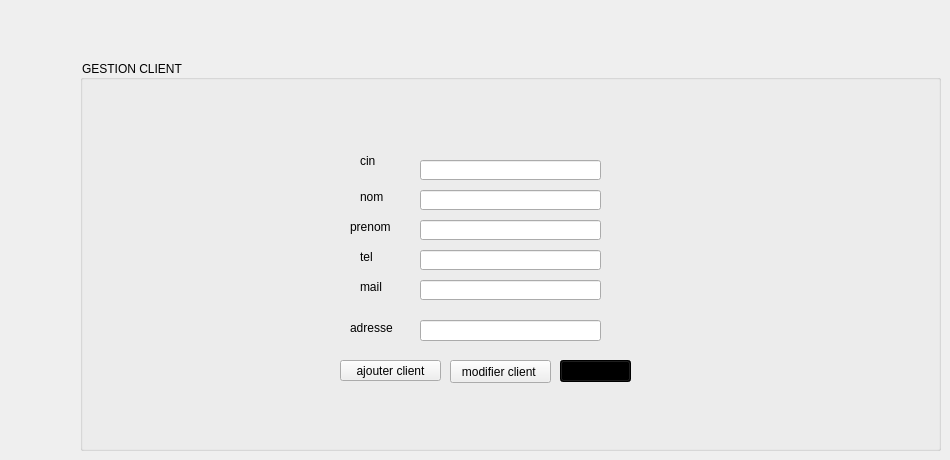
    <widget class="QWidget" name="tab">
     <attribute name="title">
      <string>gestion client</string>
     </attribute>
     <widget class="QLabel" name="label">
      <property name="geometry">
       <rect>
        <x>20</x>
        <y>30</y>
        <width>47</width>
        <height>14</height>
       </rect>
      </property>
      <property name="text">
       <string/>
      </property>
     </widget>
     <widget class="QGroupBox" name="groupBox_4">
      <property name="geometry">
       <rect>
        <x>80</x>
        <y>60</y>
        <width>861</width>
        <height>391</height>
       </rect>
      </property>
      <property name="styleSheet">
       <string notr="true">alternate-background-color: qlineargradient(spread:repeat, x1:0, y1:0, x2:1, y2:1, stop:0 rgba(91, 47, 3, 255), stop:0.16 rgba(136, 106, 22, 255), stop:0.225 rgba(166, 140, 41, 255), stop:0.285 rgba(204, 181, 74, 255), stop:0.345 rgba(235, 219, 102, 255), stop:0.415 rgba(245, 236, 112, 255), stop:0.52 rgba(209, 190, 76, 255), stop:0.57 rgba(187, 156, 51, 255), stop:0.635 rgba(168, 142, 42, 255), stop:0.695 rgba(202, 174, 68, 255), stop:0.75 rgba(218, 202, 86, 255), stop:0.815 rgba(208, 187, 73, 255), stop:0.88 rgba(187, 156, 51, 255), stop:0.935 rgba(137, 108, 26, 255), stop:1 rgba(35, 40, 3, 255));
color: rgb(0, 0, 0);</string>
      </property>
      <property name="title">
       <string>GESTION CLIENT</string>
      </property>
      <widget class="QLineEdit" name="le_adresse">
       <property name="geometry">
        <rect>
         <x>340</x>
         <y>260</y>
         <width>181</width>
         <height>21</height>
        </rect>
       </property>
      </widget>
      <widget class="QLineEdit" name="le_cin">
       <property name="geometry">
        <rect>
         <x>340</x>
         <y>100</y>
         <width>181</width>
         <height>20</height>
        </rect>
       </property>
      </widget>
      <widget class="QLineEdit" name="le_tel">
       <property name="geometry">
        <rect>
         <x>340</x>
         <y>190</y>
         <width>181</width>
         <height>20</height>
        </rect>
       </property>
      </widget>
      <widget class="QLineEdit" name="le_mail">
       <property name="geometry">
        <rect>
         <x>340</x>
         <y>220</y>
         <width>181</width>
         <height>20</height>
        </rect>
       </property>
      </widget>
      <widget class="QLineEdit" name="le_nom">
       <property name="geometry">
        <rect>
         <x>340</x>
         <y>130</y>
         <width>181</width>
         <height>20</height>
        </rect>
       </property>
      </widget>
      <widget class="QLineEdit" name="le_prenom">
       <property name="geometry">
        <rect>
         <x>340</x>
         <y>160</y>
         <width>181</width>
         <height>20</height>
        </rect>
       </property>
      </widget>
      <widget class="QLabel" name="label_11">
       <property name="geometry">
        <rect>
         <x>270</x>
         <y>260</y>
         <width>56</width>
         <height>16</height>
        </rect>
       </property>
       <property name="text">
        <string>adresse</string>
       </property>
      </widget>
      <widget class="QLabel" name="label_7">
       <property name="geometry">
        <rect>
         <x>280</x>
         <y>190</y>
         <width>47</width>
         <height>14</height>
        </rect>
       </property>
       <property name="text">
        <string>tel</string>
       </property>
      </widget>
      <widget class="QLabel" name="label_2">
       <property name="geometry">
        <rect>
         <x>280</x>
         <y>90</y>
         <width>51</width>
         <height>21</height>
        </rect>
       </property>
       <property name="text">
        <string>cin</string>
       </property>
      </widget>
      <widget class="QLabel" name="label_4">
       <property name="geometry">
        <rect>
         <x>270</x>
         <y>160</y>
         <width>47</width>
         <height>14</height>
        </rect>
       </property>
       <property name="text">
        <string>prenom</string>
       </property>
      </widget>
      <widget class="QLabel" name="label_3">
       <property name="geometry">
        <rect>
         <x>280</x>
         <y>130</y>
         <width>47</width>
         <height>14</height>
        </rect>
       </property>
       <property name="text">
        <string>nom</string>
       </property>
      </widget>
      <widget class="QLabel" name="label_8">
       <property name="geometry">
        <rect>
         <x>280</x>
         <y>220</y>
         <width>47</width>
         <height>14</height>
        </rect>
       </property>
       <property name="text">
        <string>mail</string>
       </property>
      </widget>
      <widget class="QPushButton" name="pushButton_3">
       <property name="geometry">
        <rect>
         <x>370</x>
         <y>300</y>
         <width>101</width>
         <height>23</height>
        </rect>
       </property>
       <property name="text">
        <string>modifier client </string>
       </property>
      </widget>
      <widget class="QPushButton" name="pb_ajouter12">
       <property name="geometry">
        <rect>
         <x>260</x>
         <y>300</y>
         <width>101</width>
         <height>21</height>
        </rect>
       </property>
       <property name="text">
        <string>ajouter client</string>
       </property>
      </widget>
      <widget class="QComboBox" name="comboBox">
       <property name="geometry">
        <rect>
         <x>480</x>
         <y>300</y>
         <width>71</width>
         <height>22</height>
        </rect>
       </property>
       <property name="styleSheet">
        <string notr="true">background-color: qconicalgradient(cx:0, cy:0, angle:135, stop:0 rgba(255, 255, 0, 69), stop:0.375 rgba(255, 255, 0, 69), stop:0.423533 rgba(251, 255, 0, 145), stop:0.45 rgba(247, 255, 0, 208), stop:0.477581 rgba(255, 244, 71, 130), stop:0.518717 rgba(255, 218, 71, 130), stop:0.55 rgba(255, 255, 0, 255), stop:0.57754 rgba(255, 203, 0, 130), stop:0.625 rgba(255, 255, 0, 69), stop:1 rgba(255, 255, 0, 69));</string>
       </property>
      </widget>
     </widget>
    </widget>
